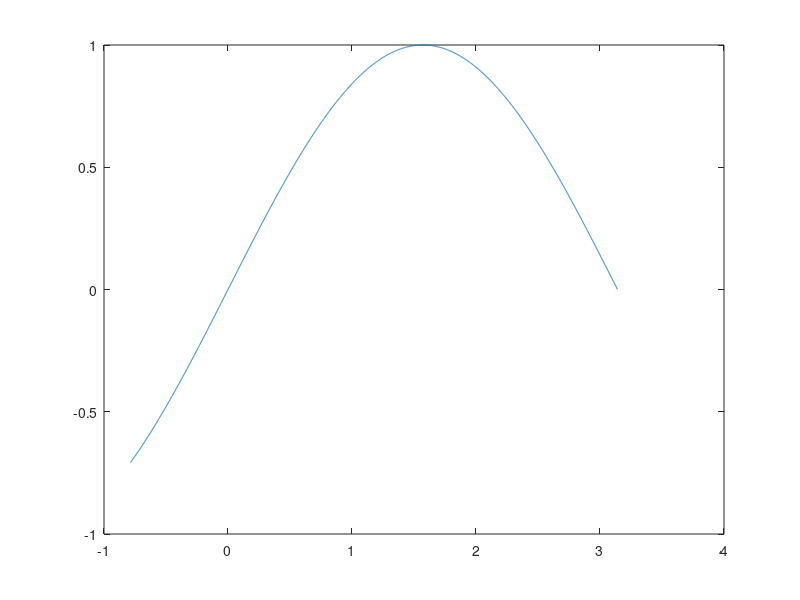

Write MATLAB code to recreate this figure. (Note: this script raises an error after producing the figure.)
%% para probar la funcion

%% queremos modelar la funcion sen(x) con 5 puntos 
%% en el intervalo de 0 a pi/2
%% la funcion exacta
xx = -pi/4:0.001:pi
plot(xx, sin(xx))

x = 0:pi/5:pi/2
y = sin(x)

%[polinomio, MDV] = metodo_directo(x',y')
%[polinomio, L] = metodo_lagrange(x',y')
[polinomio, D] = metodo_newton(x',y')

% graficamos el polinomio
hold on
plot(xx, polyval(polinomio, xx'))


grid on
plot(x,y,'x')
legend('sen(x)','aproximacion','puntos de interpolacion')